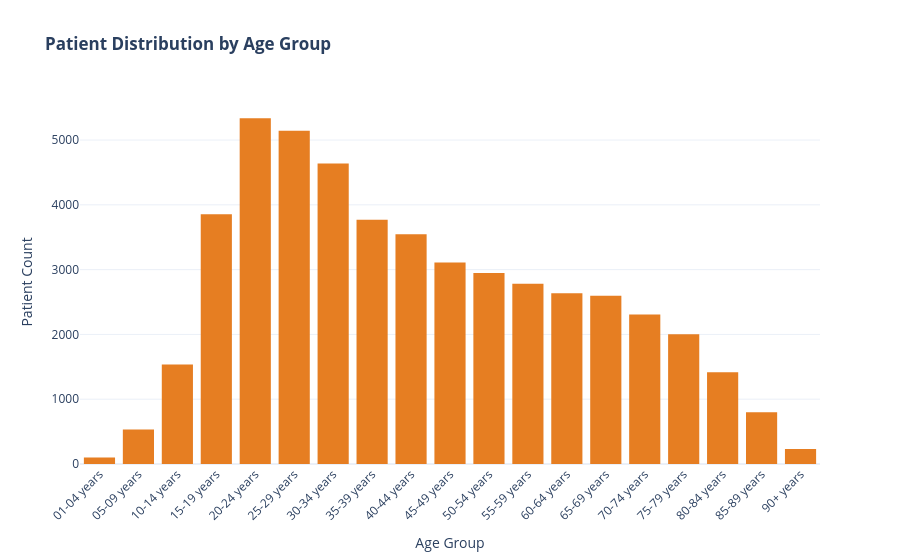

This figure's notebook cell:
### Markdown cell above
> **Clinical Insight (Survival Months Distribution):**
> "The data demonstrates a clear clinical split in patient outcomes: a notable concentration of early mortality occurs within the first few months post-diagnosis (0–9 months), primarily associated with advanced-stage malignancies. Conversely, half of the patient cohort (Median) achieves a survival duration exceeding 94 months (~7.8 years), with an overall mean survival time of 108 months (~9 years). This right-skewed pattern is highly characteristic of oncological survival distributions."

### Code cell
age_order = sorted(df_clean['age_group'].unique())

fig_age = px.histogram(
    df_clean, 
    x='age_group',
    category_orders={'age_group': age_order},
    title='<b>Patient Distribution by Age Group</b>',
    color_discrete_sequence=['#e67e22']
)

fig_age.update_layout(
    template='plotly_white',
    xaxis_title='Age Group',
    yaxis_title='Patient Count',
    xaxis_tickangle=-45
)

fig_age.show()

### Figure 1 — Plotly figure (JSON) as saved in the notebook; plotly's stock layout.template omitted (floating-point values rounded to 4 significant figures; data arrays with more than 128 entries replaced by an {"elided": "..."} marker saying what was removed)
{"data": [{"bingroup": "x", "hovertemplate": "age_group=%{x}<br>count=%{y}<extra></extra>", "legendgroup": "", "marker": {"color": "#e67e22", "pattern": {"shape": ""}}, "name": "", "orientation": "v", "showlegend": false, "type": "histogram", "x": {"elided": "49280 str values"}, "xaxis": "x", "yaxis": "y"}], "layout": {"barmode": "relative", "legend": {"tracegroupgap": 0}, "title": {"text": "<b>Patient Distribution by Age Group</b>"}, "xaxis": {"anchor": "y", "categoryarray": ["01-04 years", "05-09 years", "10-14 years", "15-19 years", "20-24 years", "25-29 years", "30-34 years", "35-39 years", "40-44 years", "45-49 years", "50-54 years", "55-59 years", "60-64 years", "65-69 years", "70-74 years", "75-79 years", "80-84 years", "85-89 years", "90+ years"], "categoryorder": "array", "domain": [0, 1], "tickangle": -45, "title": {"text": "Age Group"}}, "yaxis": {"anchor": "x", "domain": [0, 1], "title": {"text": "Patient Count"}}}}
